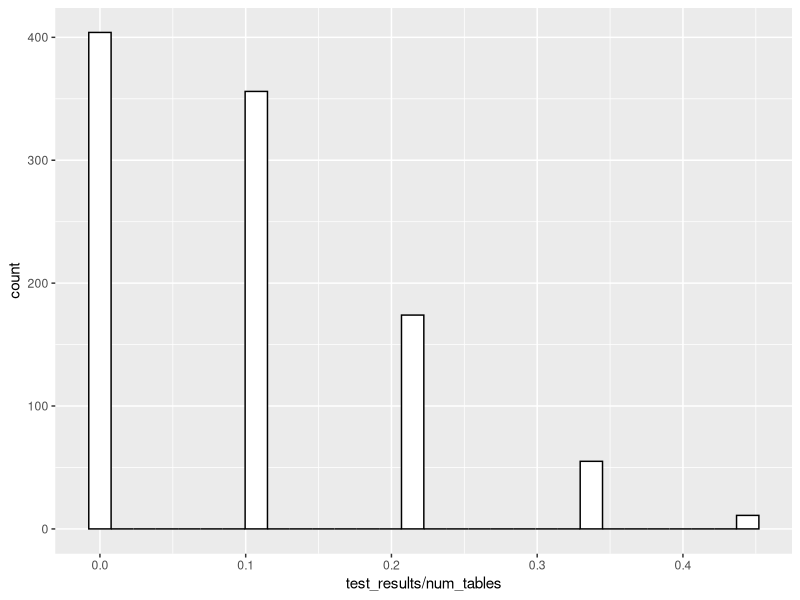

Recreate this plot in R.
## ---- chunk 1
knitr::opts_chunk$set(echo = TRUE)
library(tidyverse)
## ---- chunk 2
sample_average_clumps <- function(num_M, num_F, table_size) {
  members <- rep(c("M", "F"), c(num_M, num_F))
  
  random_assignment <- sample(members)
  table_assignments <- split(random_assignment, ceiling(seq_along(random_assignment)/table_size))
  
  total_clumps <- 0
  for (table in table_assignments) {
    if (length(unique(table)) == 1) {
      total_clumps <- total_clumps + 1
    }
  }
  
  #avg_clumps <- total_clumps / length(table_assignments) 
  total_clumps
}

num_M = 18
num_F = 18
table_size = 4

sample_no <- 1000
test_results <- c()
for (i in 1:sample_no) {
  test_results <- test_results %>% 
    append(sample_average_clumps(num_M, num_F, table_size))
}

num_tables <- (num_M + num_F) / table_size

ggplot() + aes(test_results / num_tables) + geom_histogram(colour="black", fill="white")

avg_overall_clumps <- sum(test_results) / (sample_no)
avg_overall_rate <- avg_overall_clumps / num_tables
